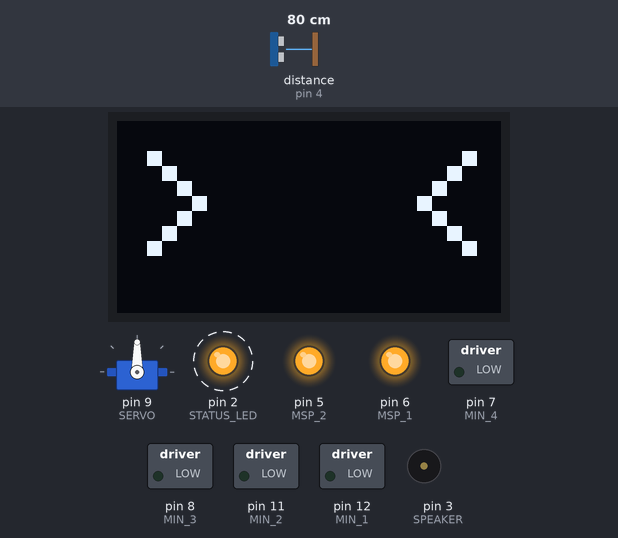
This sketch was run on a simulated Arduino Uno, built with avr-gcc and run on an emulated ATmega328P. On the bench: 128×64 one-colour display, servo, switched loads named in the sketch (green lamp = pin HIGH), output pins drawn as LEDs (lit = HIGH), buzzer (waves = sounding). Wiring (inferred from the names in the program): ultrasonic range finder: trigger pin 10; echo pin 4. Dashed ring = blinking. Inputs (shaded band) come from the test bench; at power-on: distance to the obstacle (sensor on pin 4) 80 cm. The echo pulse lasts 58.3 µs per cm; the display library's start-up logo is not drawn; pins used as bus, display or sensor lines are not drawn.

Above: at 1.6 s.
1.7 s: distance to the obstacle (sensor on pin 4) set to 120 cm
At 3.4 s:
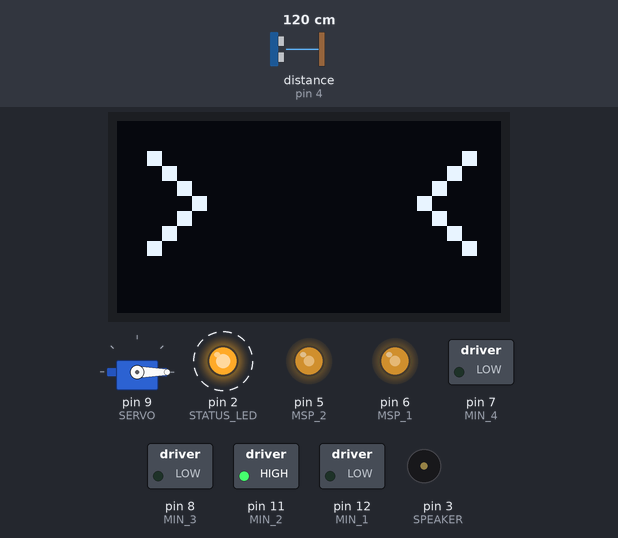
4.7 s: distance to the obstacle (sensor on pin 4) set to 2 cm
At 6.5 s:
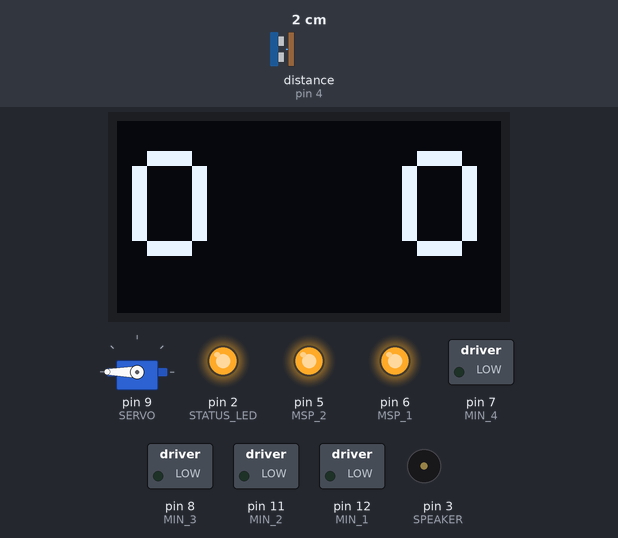
At 8.7 s:
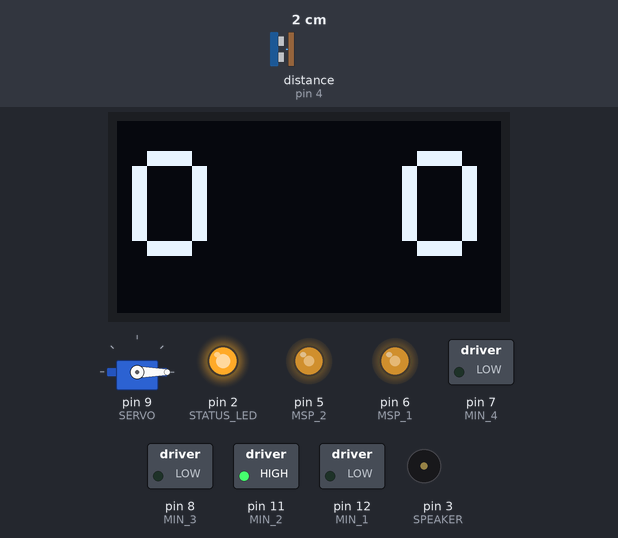
Timing chart, 0 to 13.5 s (numbered marks = the images above; inputs shaded):
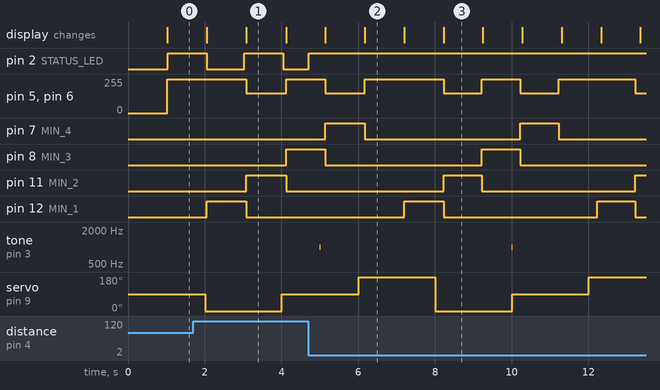

The sketch:

robot_test.ino
```cpp
#include <Thread.h>
#include <StaticThreadController.h>

#include <Wire.h>
#include <Adafruit_GFX.h>
#include <Adafruit_SSD1306.h>

#include <Servo.h>

#define SCREEN_WIDTH 128
#define SCREEN_HEIGHT 64

#define STATUS_LED 2
#define TRIG 10
#define ECHO 4
#define SPEAKER 3
#define SERVO 9

#define MIN_1 12
#define MIN_2 11
#define MIN_3 8
#define MIN_4 7
#define MSP_1 6
#define MSP_2 5

Thread diodeThread = Thread();
Thread diodeChangeStateThread = Thread();
Thread distanceMeterThread = Thread();
Thread speakerThread = Thread();
Thread displayThread = Thread();
Thread servoThread = Thread();
Thread motorThread = Thread();

Adafruit_SSD1306 display(SCREEN_WIDTH, SCREEN_HEIGHT, &Wire);

Servo servo;

StaticThreadController<7> controller (&diodeThread, &diodeChangeStateThread, &distanceMeterThread,
  &speakerThread, &displayThread, &servoThread, &motorThread);

bool diodeState = false;
bool forcedDiodeState = false;
bool displayState = false;
int servoState = 0;
int motorState = 0;

void setup()
{
  pinMode(STATUS_LED, OUTPUT);
  pinMode(TRIG, OUTPUT);
  pinMode(ECHO, INPUT);
  pinMode(SPEAKER, OUTPUT);

  pinMode(MIN_1, OUTPUT);
  pinMode(MIN_2, OUTPUT);
  pinMode(MIN_3, OUTPUT);
  pinMode(MIN_4, OUTPUT);
  pinMode(MSP_1, OUTPUT);
  pinMode(MSP_2, OUTPUT);

  diodeThread.setInterval(10);
  diodeThread.onRun(diodeCallback);

  diodeChangeStateThread.setInterval(1000);
  diodeChangeStateThread.onRun(diodeChangeStateCallback);

  distanceMeterThread.setInterval(10);
  distanceMeterThread.onRun(distanceMeterCallback);

  speakerThread.setInterval(5000);
  speakerThread.onRun(speakerCallback);

  displayThread.setInterval(1000);
  displayThread.onRun(displayCallback);

  servoThread.setInterval(2000);
  servoThread.onRun(servoCallback);

  motorThread.setInterval(1000);
  motorThread.onRun(motorCallback);

  display.begin(SSD1306_SWITCHCAPVCC, 0x3C);
  display.display();

  servo.attach(SERVO);
}

void loop()
{
  controller.run();
}

void diodeCallback()
{
  if(diodeState || forcedDiodeState)
    digitalWrite(STATUS_LED, HIGH);
  else
    digitalWrite(STATUS_LED, LOW);
}

void diodeChangeStateCallback()
{
  diodeState = !diodeState;
}

void distanceMeterCallback()
{
  digitalWrite(TRIG, HIGH);
  delayMicroseconds(10);
  digitalWrite(TRIG, LOW);

  long result = pulseIn(ECHO, HIGH);
  result = result / 58;

  if(result <= 10)
    forcedDiodeState = true;
  else
    forcedDiodeState = false;
}

void speakerCallback()
{
  tone(SPEAKER, 1000, 10);
}

void displayCallback()
{
  display.clearDisplay();
  display.setTextSize(5);
  display.setTextColor(WHITE);

  if(displayState)
  {
    display.setCursor(5, 10);
    display.println("O  O");
  }
  else
  {
    display.setCursor(5, 10);
    display.println(">  <");
  }

  display.display();
  displayState = !displayState;
}

void servoCallback()
{
  switch(servoState)
  {
    case 0:
      servo.write(0);
      break;

    case 1:
      servo.write(90);
      break;

    case 2:
      servo.write(180);
      break;
  }

  servoState++;

  if(servoState == 3)
    servoState = 0;
}

void motorCallback()
{
   if(motorState == 0)
    setMotor(false, false, false, false, 255, 255);

   if(motorState == 1)
    setMotor(true, false, false, false, 255, 255);

   if(motorState == 2)
    setMotor(false, true, false, false, 150, 150);

   if(motorState == 3)
    setMotor(false, false, true, false, 255, 255);

   if(motorState == 4)
    setMotor(false, false, false, true, 150, 150);

   motorState++;

   if(motorState == 5)
    motorState = 0;
}

void setMotor(bool in1, bool in2, bool in3, bool in4, int msp1, int msp2)
{
  if(in1)
    digitalWrite(MIN_1, HIGH);
  else
    digitalWrite(MIN_1, LOW);

  if(in2)
    digitalWrite(MIN_2, HIGH);
  else
    digitalWrite(MIN_2, LOW);

  if(in3)
    digitalWrite(MIN_3, HIGH);
  else
    digitalWrite(MIN_3, LOW);

  if(in4)
    digitalWrite(MIN_4, HIGH);
  else
    digitalWrite(MIN_4, LOW);

  analogWrite(MSP_1, msp1);
  analogWrite(MSP_2, msp2);
}
```

Measured:
- after the input at 4.7 s, pin 2 (STATUS_LED): LOW → HIGH at once; pin 5 (MSP_2): goes 150/255 1.0 s, 255/255 2.1 s, 150/255 1.0 s, 255/255 1.0 s, 150/255 1.0 s, 255/255 2.0 s, then 150/255, starting after 0.45 s
- by itself, tone on pin 3 (SPEAKER): alternates 1000 Hz for 0.01 s and silent for 5.0 s
- what the display in image 1 shows lasts 1.0 s, from 3.1 s to 4.1 s
